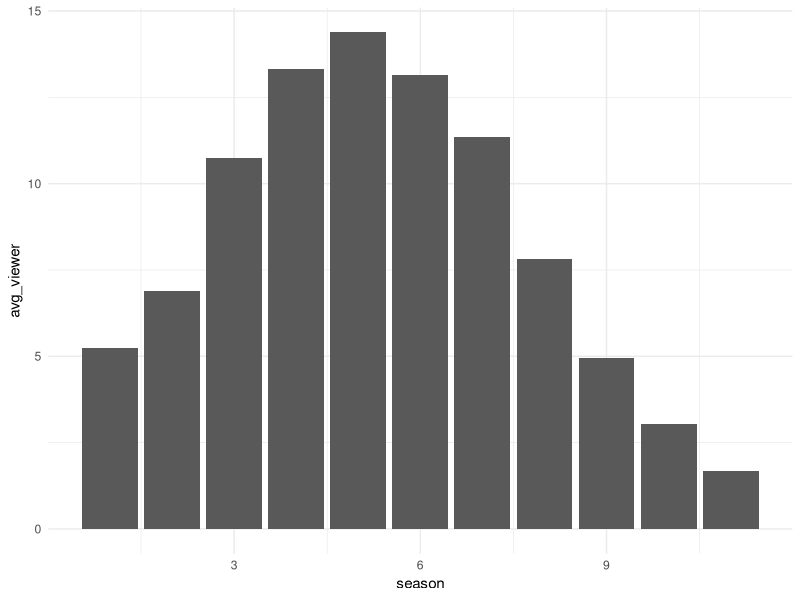

This figure's R source:
## ---- chunk 1
avg_viewer<-data.frame(season=c(1, 2, 3, 4, 5, 6, 7, 8, 9, 10, 11), avg_viewer=c(5.24, 6.90, 10.75, 13.33, 14.38, 13.15, 11.35, 7.82, 4.95, 3.04, 1.69))

library(ggplot2)

ggplot(avg_viewer, aes(x=season, y=avg_viewer))+geom_bar(stat="identity")+theme_minimal()
